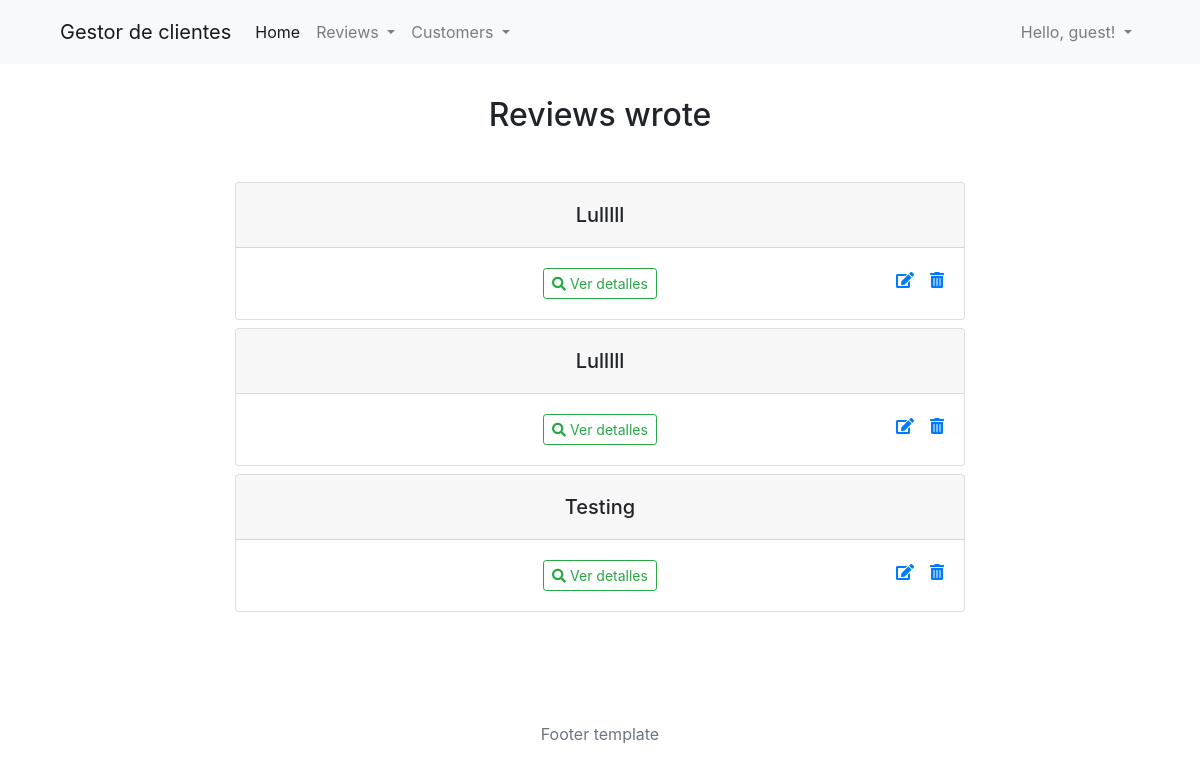
The page /cliente/reviews/ on the database as committed earlier.
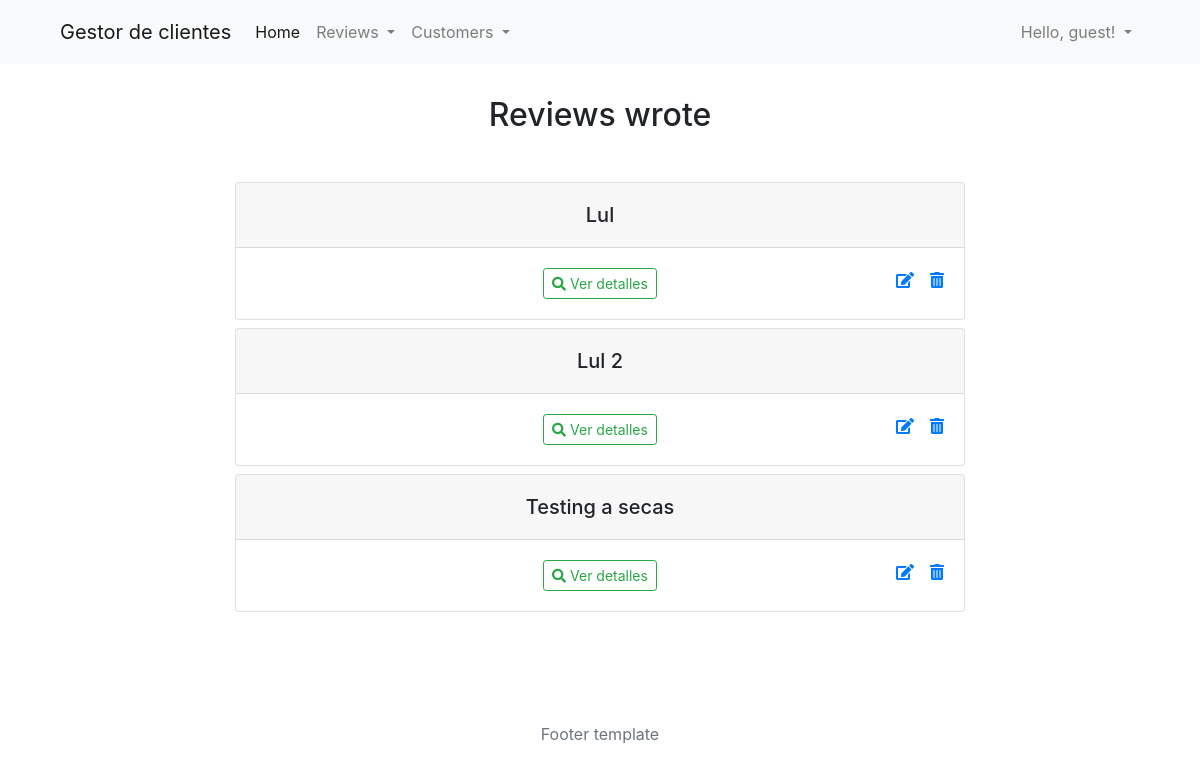
The same page on the database as committed later.
### gestion_clientes/models.py (models this page shows, shortened)
class Review(models.Model):
    title = models.CharField(max_length = 40, verbose_name = "Título")
    content = models.TextField(max_length = 400, verbose_name = "Contenido")
    published = models.DateTimeField(auto_now_add = True, verbose_name = "Fecha de publicación")
    valoration = models.IntegerField(validators=[MinValueValidator(0), MaxValueValidator(5)], verbose_name = "Valoración")
    edited = models.DateTimeField(auto_now = True, verbose_name = "Fecha de edición")
    author = models.ForeignKey(Customer, on_delete = models.CASCADE, verbose_name = "Escrito por", related_name= "reviews", null = True, blank = True)
    class Meta:
        verbose_name = "Opinión"
        verbose_name_plural = "Opiniones"
        ordering = ("title", "published", "edited", "valoration")

### gestion_clientes/views.py (the view)
# urls.py: path('reviews/', ReviewsListPage.as_view(), name = "reviewsIndex"),
class ReviewsListPage(ListView):
    model  = Review
    template_name = "reviews/index.html"
    queryset = Review.objects.all()
    context_object_name = "reviews"

### gestion_clientes/templates/reviews/index.html (shortened to what this page needs)
{% extends 'base/base.html' %}
{% load static %}
{% block css %}
<link rel="stylesheet" type="text/css" href="{% static 'reviews/css/index.css' %}">
{% endblock css %}
{% block content %}
<div class="container flex-container mt-3">
    <div class="row">
        <div class="col-md-8 offset-md-2">
            <div class="text-center">
                <h2 class="mt-3 mb-5">Reviews wrote</h2>
                {% if reviews %}
                    {% for r in reviews %}
                    <div class="card mb-2 ">
                        <div class="card-header">
                            <h5 class="mt-2">{{ r.title }}</h5>
                        </div>
                            <div class="card-body">
                                <a href="{% url 'reviewDetails' r.id %}" class="btn btn-outline-success btn-sm ml-5"><i class="fas fa-search"></i> Ver detalles</a>
                                    <a onclick="return confirm('¿Eliminar opinión?')" href="{% url 'reviewsDelete' r.id %}" class="float-right"><i class="fas fa-trash-alt"></i> </a>
                                    <a href="{% url 'reviewUpdate' r.id %}" class="float-right mr-3"><i class="fas fa-edit "></i> </a>
                            </div>
                    </div>
                    {% endfor %}
                {% endif %}
            </div>
        </div>
    </div>
</div>
{% endblock content %}

Rows that differ between the two databases and show on the page:
changed Review: title "Lulllll" → "Lul"
changed Review: title "Lulllll" → "Lul 2"
changed Review: title "Testing" → "Testing a secas"
